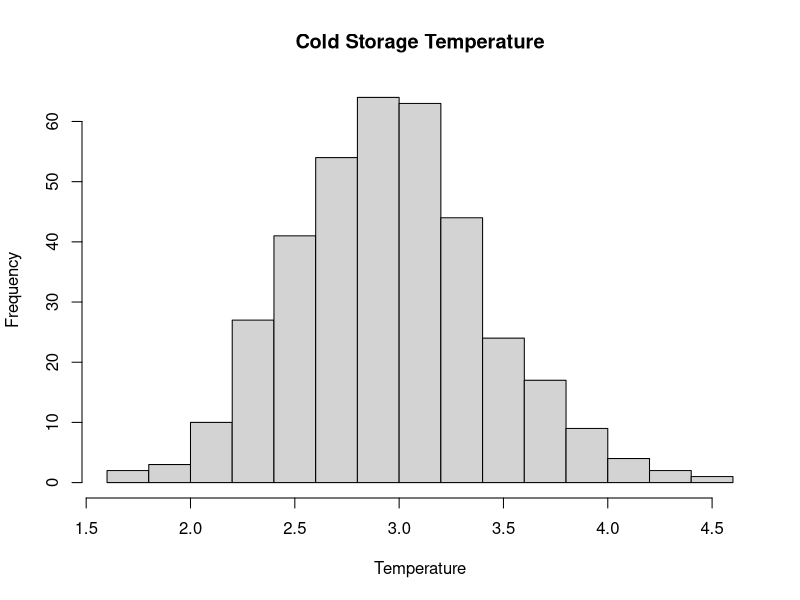
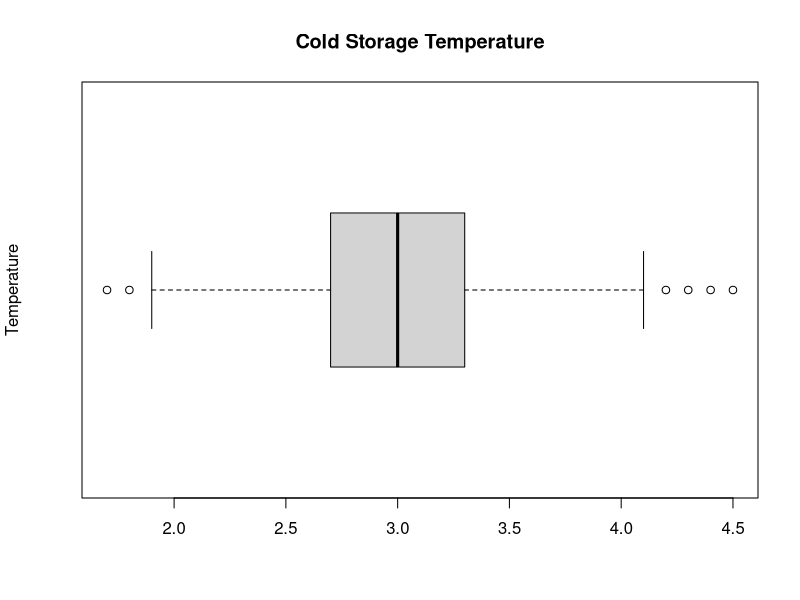
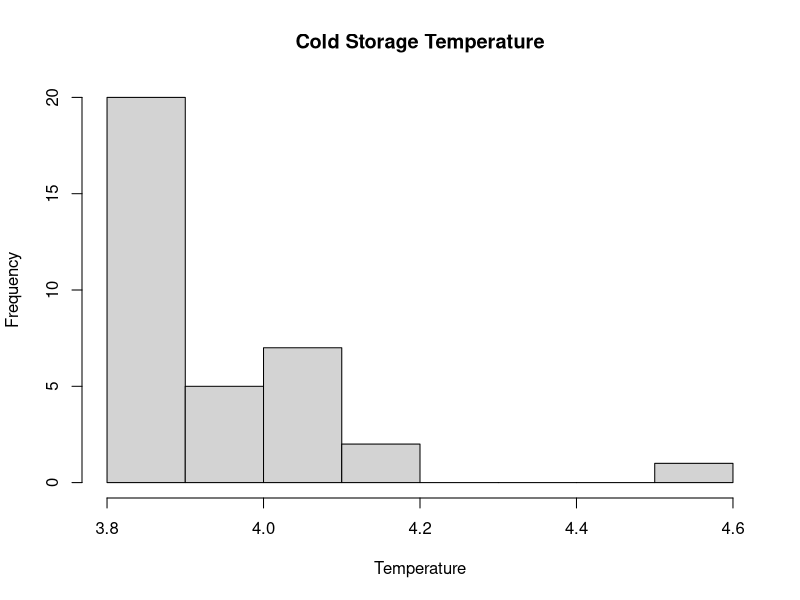
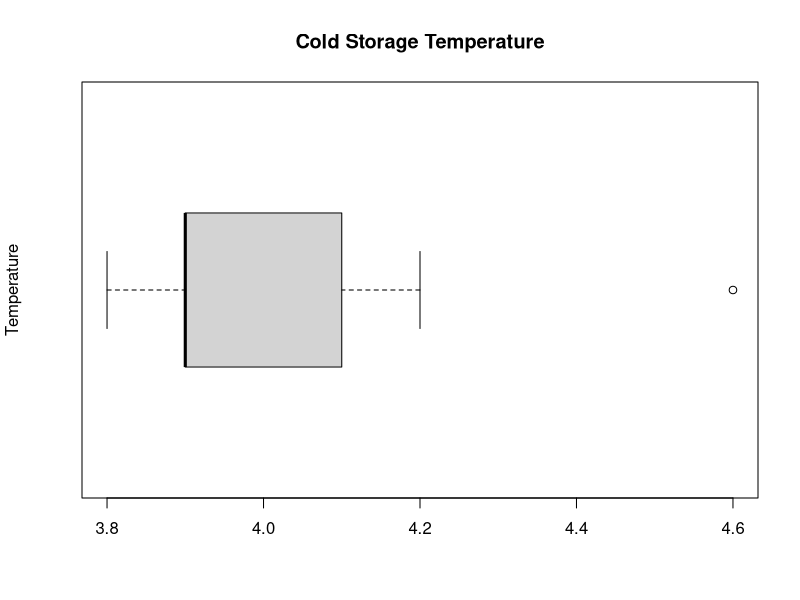

R code for these plots, in order: (Note: this script raises an error after producing the figures.)
## ---- chunk 1
# Environment Set up and Data Import

# Invoking Libraries
library(readr) # To import csv files
library(ggplot2) # To create plots
library(gridExtra) # To plot multiple ggplot graphs in a grid
library(car) # for Levenetest
library(dplyr) # To manipulate dataset
library(knitr) # Necessary to generate sourcecodes from a .Rmd File
library(markdown) # To convert to HTML
library(rmarkdown) # To convret analyses into high quality documents
## ---- chunk 2
# Set working directory
setwd("C:/Users/egwuc/Desktop/PGP-DSBA-UT Austin/Fundamental of Business Statistics/Week 4 - Project/")
## ---- chunk 3
# Read input file
cold_storage_temp <- read_csv("Cold_Storage_Temp_Data.csv")
## ---- chunk 4
# Read input file
cold_storage_mar <- read_csv("Cold_Storage_Mar2018.csv")
## ---- chunk 5
# Global options settings 
options(scipen = 999) # turn off scientific notation like 1e+06
## ---- chunk 6
# Variable identification
# check dimension of dataset 
dim(cold_storage_temp)
## ---- chunk 7
# check first 6 rows(observations) of dataset
head(cold_storage_temp)
## ---- chunk 8
# check last 6 rows(observations) of dataset
tail(cold_storage_temp)
## ---- chunk 9
# change season and month to factor variable
cold_storage_temp$Season <- as.factor(cold_storage_temp$Season)
cold_storage_temp$Month <- as.factor(cold_storage_temp$Month)
## ---- chunk 10
# get summary of dataset
summary(cold_storage_temp)
## ---- chunk 11
# view the dataset
View(cold_storage_temp)
## ---- chunk 12
# Variable identification
# check dimension of dataset 
dim(cold_storage_mar)
## ---- chunk 13
# check first 6 rows(observations) of dataset
head(cold_storage_mar)
## ---- chunk 14
# check last 6 rows(observations) of dataset
tail(cold_storage_mar)
## ---- chunk 15
# change season and month to factor variable
cold_storage_mar$Season <- as.factor(cold_storage_mar$Season)
cold_storage_mar$Month <- as.factor(cold_storage_mar$Month)
## ---- chunk 16
# get summary of dataset
summary(cold_storage_mar)
## ---- chunk 17
# view the dataset
View(cold_storage_mar)
## ---- chunk 18
# Population graph
histogram_coldstoragetemp <- hist(cold_storage_temp$Temperature, xlab = "Temperature", main = "Cold Storage Temperature")
boxplot_coldstoragetemp <- boxplot(cold_storage_temp$Temperature, ylab = "Temperature", main = "Cold Storage Temperature", horizontal = TRUE)
## ---- chunk 19
# Sample graph
histogram_coldstoragemar <- hist(cold_storage_mar$Temperature, xlab = "Temperature", main = "Cold Storage Temperature")
boxplot_coldstoragemar <- boxplot(cold_storage_mar$Temperature, ylab = "Temperature", main = "Cold Storage Temperature", horizontal = TRUE)
## ---- chunk 20
mean_of_season <- cold_storage_temp %>% group_by(Season) %>% summarise(Mean.Temperature = mean(Temperature))
print(mean_of_season)
## ---- chunk 21
mean_of_fullyear <- mean(cold_storage_temp$Temperature)
print(mean_of_fullyear)
## ---- chunk 22
sd_of_fullyear <- sd(cold_storage_temp$Temperature)
print(sd_of_fullyear)
## ---- chunk 23
prob_below_2C <- pnorm(2, mean = mean_of_fullyear, sd = sd_of_fullyear)
print(prob_below_2C)
## ---- chunk 24
prob_above_4C <- 1 - pnorm(4, mean = mean_of_fullyear, sd = sd_of_fullyear)
print(prob_above_4C)
## ---- chunk 25
penalty <- prob_below_2C + prob_above_4C
print(penalty)
if(penalty > 0.025 && penalty < 0.05) {
  print("Penalty is 10%")
} else if(Penalty > 0.05) {
  print("Penalty is 25%")
} else {
  print("No need to pay penalty")
}
## ---- chunk 26
# Apply one-way ANOVA
aovOutput <- aov(Temperature ~ Season, data = cold_storage_temp)
summary(aovOutput)
## ---- chunk 27
# Pairwise comparisons
TukeyHSD(x = aovOutput, conf.level = 0.95)
## ---- chunk 28
mu = 3.9
a = 0.90
# Null Hypothesis H0: E[Temperature] <= 3.9
# Alternative Hypothesis H1: E[Temperature] > 3.9
## ---- chunk 29
mean_of_sample <- mean(cold_storage_mar$Temperature)
print(mean_of_sample)
## ---- chunk 30
sd_of_sample <- sd(cold_storage_mar$Temperature)
print(sd_of_sample)
## ---- chunk 31
std_error <- sd_of_sample / (sqrt(35))
print(std_error)
## ---- chunk 32
z_test <- (mean_of_sample - mu) / std_error
print(z_test)
## ---- chunk 33
# Finding the critical value
z_critical <- qnorm(0.90)
print(z_critical)
## ---- chunk 34
# P-value of z
pnorm(z_test, lower.tail = FALSE)
## ---- chunk 35
t_test <- t.test(cold_storage_mar$Temperature, mu = 3.9, conf.level = 0.90, alternative = "greater")
print(t_test)
## ---- chunk 36
#======================================================================= 
# 
# T H E - E N D 
# 
#=======================================================================
## ---- chunk 37
# Generate the .R file from this .Rmd to hold the source code 

purl("Cold-Storage-Project.Rmd", documentation = 0)
